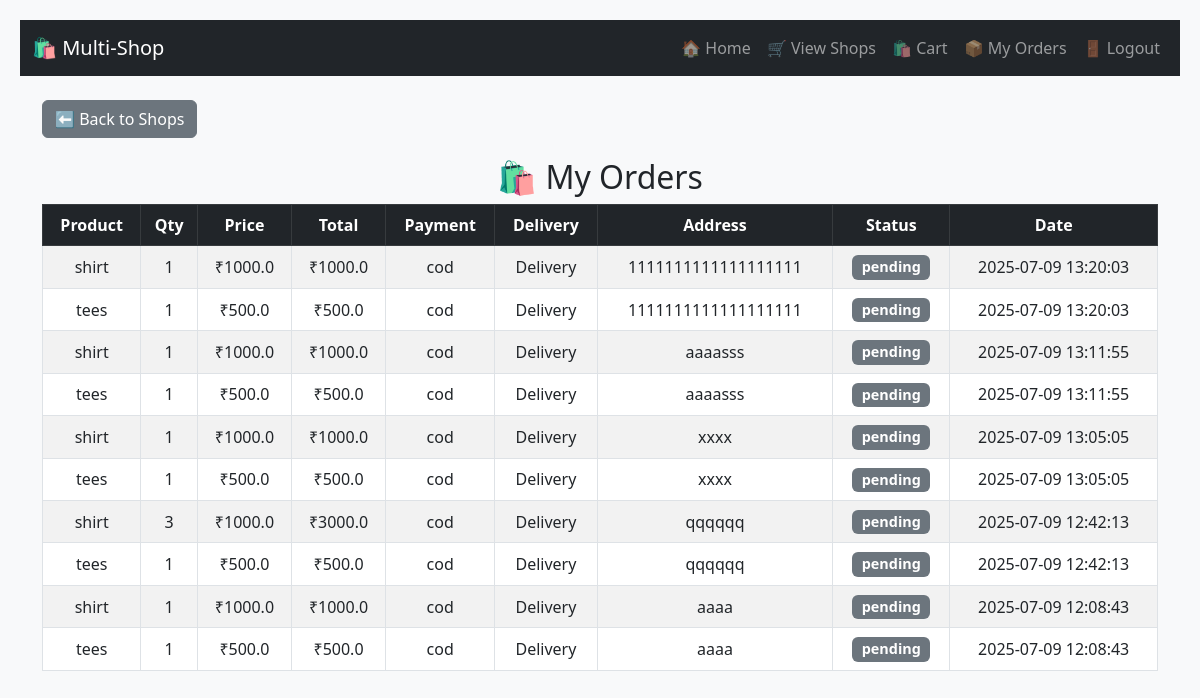
/customer_orders (signed in), run on the app's committed database.
### tables this page shows
CREATE TABLE orders (
            id INTEGER PRIMARY KEY AUTOINCREMENT,
            customer_id INTEGER,
            product_id INTEGER,
            quantity INTEGER,
            method TEXT,
            status TEXT DEFAULT 'pending',
            created_at TEXT,
            delivery_type TEXT,
            address TEXT,
            FOREIGN KEY(customer_id) REFERENCES customers(id),
            FOREIGN KEY(product_id) REFERENCES products(id)
        );

CREATE TABLE products (
            id INTEGER PRIMARY KEY AUTOINCREMENT,
            shop_id INTEGER,
            name TEXT NOT NULL,
            price REAL,
            offer TEXT,
            quantity INTEGER,
            image TEXT,
            FOREIGN KEY (shop_id) REFERENCES shops(id)
        );

### app.py (the view)
@app.route('/customer_orders', methods=['GET', 'POST'])
def customer_orders():
    if 'customer_id' not in session:
        flash('Please log in to view orders.')
        return redirect(url_for('customer_login'))
    conn = sqlite3.connect('db.sqlite3')
    c = conn.cursor()
    c.execute('''
        SELECT orders.id, products.name, orders.quantity, products.price,
            orders.method, orders.delivery_type, orders.address,
            orders.status, orders.created_at
        FROM orders
        JOIN products ON orders.product_id = products.id
        WHERE orders.customer_id = ?
        ORDER BY orders.created_at DESC
    ''', (session['customer_id'],))
    orders = c.fetchall()
    conn.close()
    return render_template('customer_orders.html', orders=orders)

### templates/customer_orders.html (shortened to what this page needs)
<!DOCTYPE html>
<html lang="en">
<head>
    <link rel="stylesheet" href="https://cdn.jsdelivr.net/npm/bootstrap@5.3.0/dist/css/bootstrap.min.css">
</head>
<body>
{% include 'navbar.html' %}
<div class="container mt-4">
    <a href="{{ url_for('view_shops') }}" class="btn btn-secondary btn-back">⬅ Back to Shops</a>
    <h2 class="text-center">🛍️ My Orders</h2>
    {% if orders %}
        <div class="table-responsive">
            <table class="table table-striped table-bordered text-center align-middle">
                <thead class="table-dark">
                    <tr>
                        <th>Product</th>
                        <th>Qty</th>
                        <th>Price</th>
                        <th>Total</th>
                        <th>Payment</th>
                        <th>Delivery</th>
                        <th>Address</th>
                        <th>Status</th>
                        <th>Date</th>
                    </tr>
                </thead>
                <tbody>
                    {% for order in orders %}
                    <tr>
                        <td>{{ order[1] }}</td>
                        <td>{{ order[2] }}</td>
                        <td>₹{{ order[3] }}</td>
                        <td>₹{{ order[2] * order[3] }}</td>
                        <td>{{ order[4] or 'N/A' }}</td>
                        <td>{{ (order[5] or 'N/A') | capitalize }}</td>
                        <td>{{ order[6] or 'N/A' }}</td>
                        <td>
                            {% if order[7] == 'Delivered' %}
                                <span class="badge bg-success">Delivered</span>
                            {% elif order[7] == 'Pending' %}
                                <span class="badge bg-warning text-dark">Pending</span>
                            {% else %}
                                <span class="badge bg-secondary">{{ order[7] }}</span>
                            {% endif %}
                        </td>
                        <td>{{ order[8] }}</td>
                    </tr>
                    {% endfor %}
                </tbody>
            </table>
        </div>
    {% else %}
        <div class="alert alert-info text-center mt-4">You have not placed any orders yet.</div>
    {% endif %}
</div>
</body>
</html>

### templates/customer_orders.html (style rules this page uses)
body { padding: 20px; background-color: #f8f9fa; }
.table { background-color: #ffffff; }
.btn-back { margin-bottom: 20px; }
.badge { font-size: 0.9em; }

### data on the page
orders: name "shirt", quantity "1", price "1000.0", order[2]*order[3] "1000.0", method "cod", delivery_type "Delivery", address "1111111111111111111", status "pending", created_at "2025-07-09 13:20:03"
orders: name "tees", quantity "1", price "500.0", order[2]*order[3] "500.0", method "cod", delivery_type "Delivery", address "1111111111111111111", status "pending", created_at "2025-07-09 13:20:03"
orders: name "shirt", quantity "1", price "1000.0", order[2]*order[3] "1000.0", method "cod", delivery_type "Delivery", address "aaaasss", status "pending", created_at "2025-07-09 13:11:55"
orders: name "tees", quantity "1", price "500.0", order[2]*order[3] "500.0", method "cod", delivery_type "Delivery", address "aaaasss", status "pending", created_at "2025-07-09 13:11:55"
orders: name "shirt", quantity "1", price "1000.0", order[2]*order[3] "1000.0", method "cod", delivery_type "Delivery", address "xxxx", status "pending", created_at "2025-07-09 13:05:05"
orders: name "tees", quantity "1", price "500.0", order[2]*order[3] "500.0", method "cod", delivery_type "Delivery", address "xxxx", status "pending", created_at "2025-07-09 13:05:05"
orders: name "shirt", quantity "3", price "1000.0", order[2]*order[3] "3000.0", method "cod", delivery_type "Delivery", address "qqqqqq", status "pending", created_at "2025-07-09 12:42:13"
orders: name "tees", quantity "1", price "500.0", order[2]*order[3] "500.0", method "cod", delivery_type "Delivery", address "qqqqqq", status "pending", created_at "2025-07-09 12:42:13"
orders: name "shirt", quantity "1", price "1000.0", order[2]*order[3] "1000.0", method "cod", delivery_type "Delivery", address "aaaa", status "pending", created_at "2025-07-09 12:08:43"
orders: name "tees", quantity "1", price "500.0", order[2]*order[3] "500.0", method "cod", delivery_type "Delivery", address "aaaa", status "pending", created_at "2025-07-09 12:08:43"
